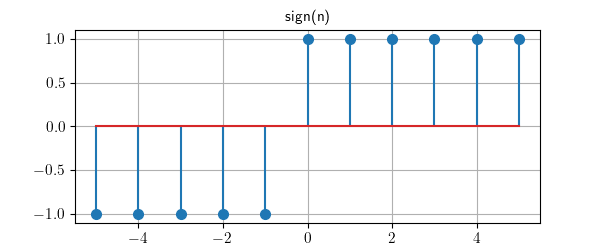

Generate this figure with Python:
from matplotlib.pyplot import savefig, style
from lcapy import *

style.use('function.mplstyle')
sign(n).plot((-5, 5), title='sign(n)')
savefig(__file__.replace('.py', '.png'))
